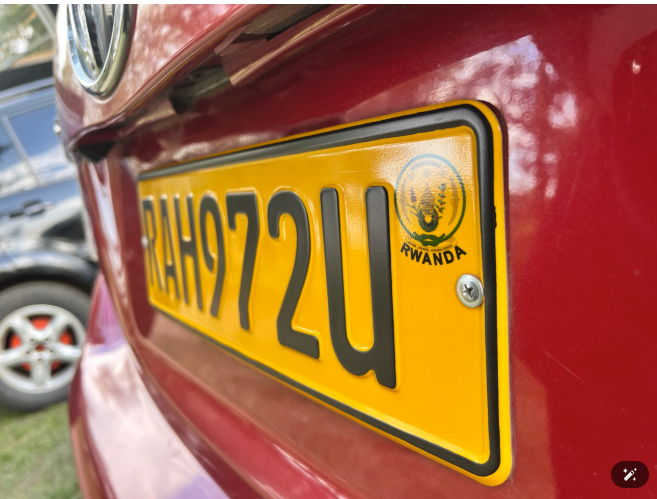
#> input picture assignment-001-given.png, 657 x 499 px
$ python CompVision.py
#> lines starting #> are read from the running program, lines starting #| are printed output that depends on the picture; after the words box and inside, x2 and y2 are one past the last pixel; in counts of white or black regions, pixels touching at a corner belong together
import cv2
import numpy as np

def add_license_plate_annotation(image_path, output_path):
    # Read the image
#> called with image_path = 'assignment-001-given.png', output_path = 'assignment-001-result.jpg'
    img = cv2.imread(image_path)
#> img is the input picture: shape (499, 657, 3); mean B, G, R 70.6, 104.2, 163.4
    if img is None:
        raise Exception("Could not read the input image")

    # Get image dimensions
    height, width = img.shape[:2]
#> height = 499; width = 657

    # This is to adjust values for better license plate coverage
    x = int(width * 0.1)
#> x = 65
    y = int(height * 0.15)
#> y = 74
    w = int(width * 0.67)
#> w = 440
    h = int(height * 0.82)
#> h = 409

    # Draw green rectangle
    cv2.rectangle(img, (x, y), (x + w, y + h), (0, 255, 0), 5)
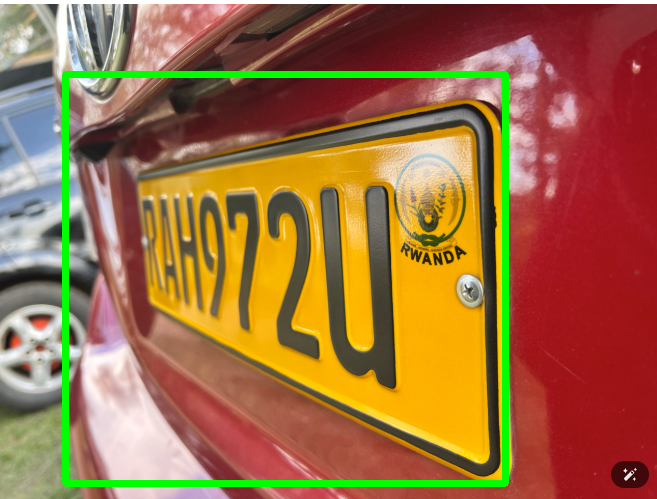
#> img: shape (499, 657, 3); 3.62% of pixels changed, all inside (x1, y1, x2, y2) = (62, 71, 509, 487)

    # This is to deal with text
    text = "RAH972U"
    font = cv2.FONT_HERSHEY_SIMPLEX
    font_scale = 3
    font_thickness = 5
    font_color = (0, 255, 0)

    # Get text size
    (text_width, text_height), baseline = cv2.getTextSize(text, font, font_scale, font_thickness)

    # Position text in top right corner with padding
    text_x = width - text_width - 20
#> text_x = 203
    text_y = text_height + 60
    padding = 10

    overlay = img.copy()
    cv2.rectangle(overlay,
                 (text_x - padding, text_y - text_height - padding),
                 (text_x + text_width + padding, text_y + padding),
                 (0, 0, 0),
                 -1)
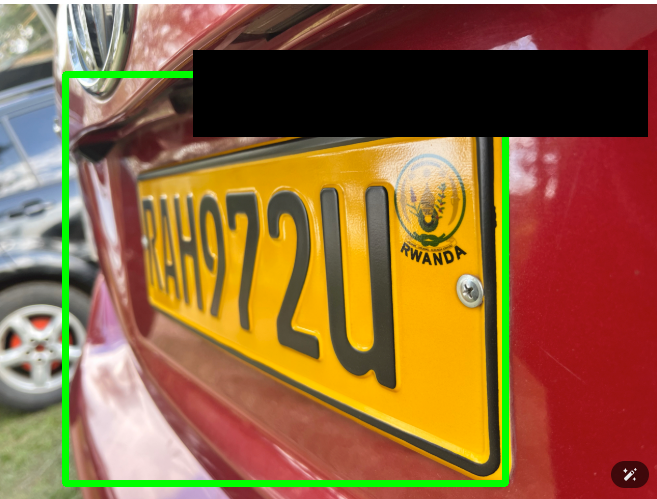
#> overlay: shape (499, 657, 3); 12.07% of pixels changed, all inside (x1, y1, x2, y2) = (193, 50, 648, 137)

    # Apply the overlay with transparency
    alpha = 0.3
    cv2.addWeighted(overlay, alpha, img, 1 - alpha, 0, img)

    # Add text
    cv2.putText(img, text, (text_x, text_y), font, font_scale, font_color, font_thickness)
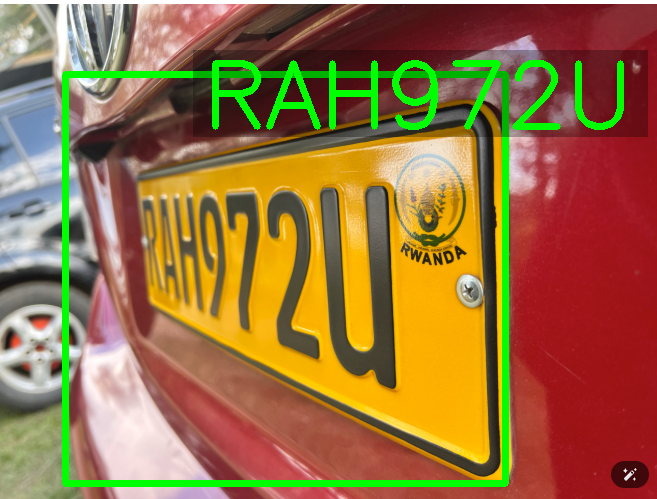
#> img: shape (499, 657, 3); mean B, G, R 64.4, 111.3, 150.9

    # Show the image
    cv2.imshow("Updated image", img)
    cv2.waitKey(0)
    cv2.destroyAllWindows()

    # Save the result
    cv2.imwrite(output_path, img)
    print(f"Image saved successfully to {output_path}")

try:
    # Process the image
    add_license_plate_annotation("assignment-001-given.png", "assignment-001-result.jpg")
except Exception as e:
    print(f"Error processing image: {str(e)}")
